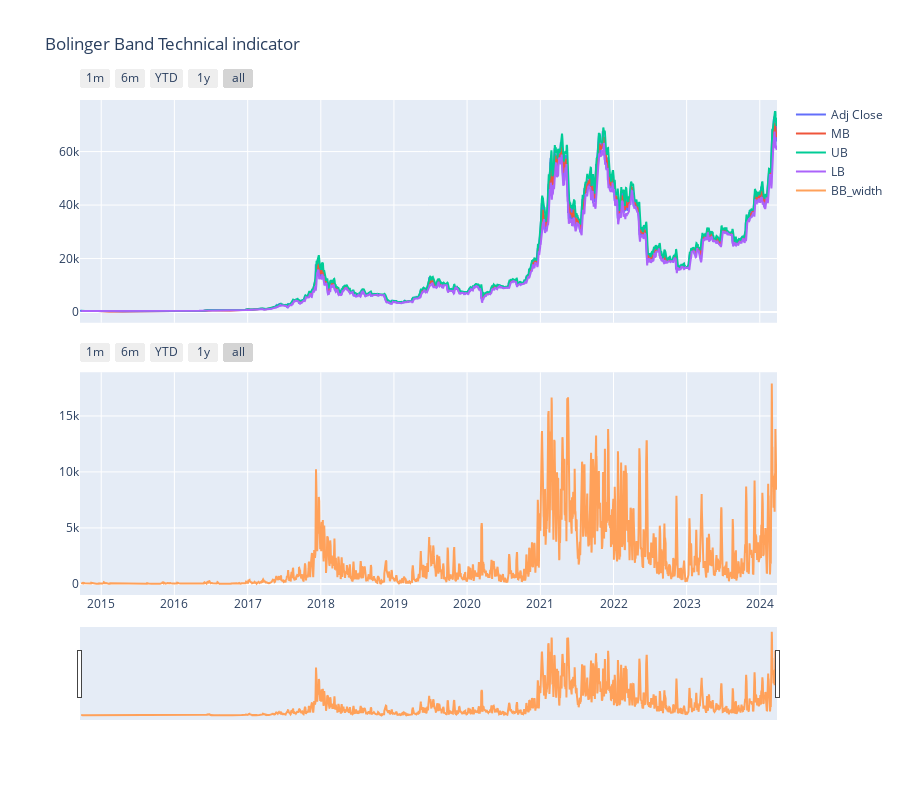

Notebook cell for this chart:
### Code cell
fig = make_subplots(rows=2, cols=1, shared_xaxes=True, vertical_spacing=0.1)
fig.add_trace(go.Scatter(x=df_BB['Date'], y=df_BB['Adj Close'], mode='lines', name=df_BB['Adj Close'].name), row=1, col=1)
fig.add_trace(go.Scatter(x=df_BB['Date'], y=df_BB['MB'], mode='lines', name=df_BB['MB'].name),row=1, col=1)
fig.add_trace(go.Scatter(x=df_BB['Date'], y=df_BB['UB'], mode='lines', name=df_BB['UB'].name),row=1, col=1)
fig.add_trace(go.Scatter(x=df_BB['Date'], y=df_BB['LB'], mode='lines', name=df_BB['LB'].name),row=1, col=1)

fig.add_trace(go.Scatter(x=df_BB['Date'], y=df_BB['BB_width'], mode='lines', name=df_BB['BB_width'].name), row=2, col=1)
    # Update layout to include a single slider below both subplots
fig.update_layout(title = 'Bolinger Band Technical indicator',xaxis2=dict(rangeslider=dict(visible=True)), height=800)
fig.update_xaxes(
    rangeselector=dict(
        buttons=list([
            dict(count=1, label="1m", step="month", stepmode="backward"),
            dict(count=6, label="6m", step="month", stepmode="backward"),
            dict(count=1, label="YTD", step="year", stepmode="todate"),
            dict(count=1, label="1y", step="year", stepmode="backward"),
            dict(step="all")
        ])
    )
)
fig.show()

### Figure 1 — Plotly figure (JSON) as saved in the notebook; plotly's stock layout.template omitted (floating-point values rounded to 4 significant figures; data arrays with more than 128 entries replaced by an {"elided": "..."} marker saying what was removed)
{"data": [{"mode": "lines", "name": "Adj Close", "type": "scatter", "x": {"elided": "3480 str values"}, "xaxis": "x", "y": {"elided": "3480 float values"}, "yaxis": "y"}, {"mode": "lines", "name": "MB", "type": "scatter", "x": {"elided": "3480 str values"}, "xaxis": "x", "y": {"elided": "3480 float values"}, "yaxis": "y"}, {"mode": "lines", "name": "UB", "type": "scatter", "x": {"elided": "3480 str values"}, "xaxis": "x", "y": {"elided": "3480 float values"}, "yaxis": "y"}, {"mode": "lines", "name": "LB", "type": "scatter", "x": {"elided": "3480 str values"}, "xaxis": "x", "y": {"elided": "3480 float values"}, "yaxis": "y"}, {"mode": "lines", "name": "BB_width", "type": "scatter", "x": {"elided": "3480 str values"}, "xaxis": "x2", "y": {"elided": "3480 float values"}, "yaxis": "y2"}], "layout": {"height": 800, "title": {"text": "Bolinger Band Technical indicator"}, "xaxis": {"anchor": "y", "domain": [0, 1], "matches": "x2", "rangeselector": {"buttons": [{"count": 1, "label": "1m", "step": "month", "stepmode": "backward"}, {"count": 6, "label": "6m", "step": "month", "stepmode": "backward"}, {"count": 1, "label": "YTD", "step": "year", "stepmode": "todate"}, {"count": 1, "label": "1y", "step": "year", "stepmode": "backward"}, {"step": "all"}]}, "showticklabels": false}, "xaxis2": {"anchor": "y2", "domain": [0, 1], "rangeselector": {"buttons": [{"count": 1, "label": "1m", "step": "month", "stepmode": "backward"}, {"count": 6, "label": "6m", "step": "month", "stepmode": "backward"}, {"count": 1, "label": "YTD", "step": "year", "stepmode": "todate"}, {"count": 1, "label": "1y", "step": "year", "stepmode": "backward"}, {"step": "all"}]}, "rangeslider": {"visible": true}}, "yaxis": {"anchor": "x", "domain": [0.55, 1]}, "yaxis2": {"anchor": "x2", "domain": [0, 0.45]}}}
